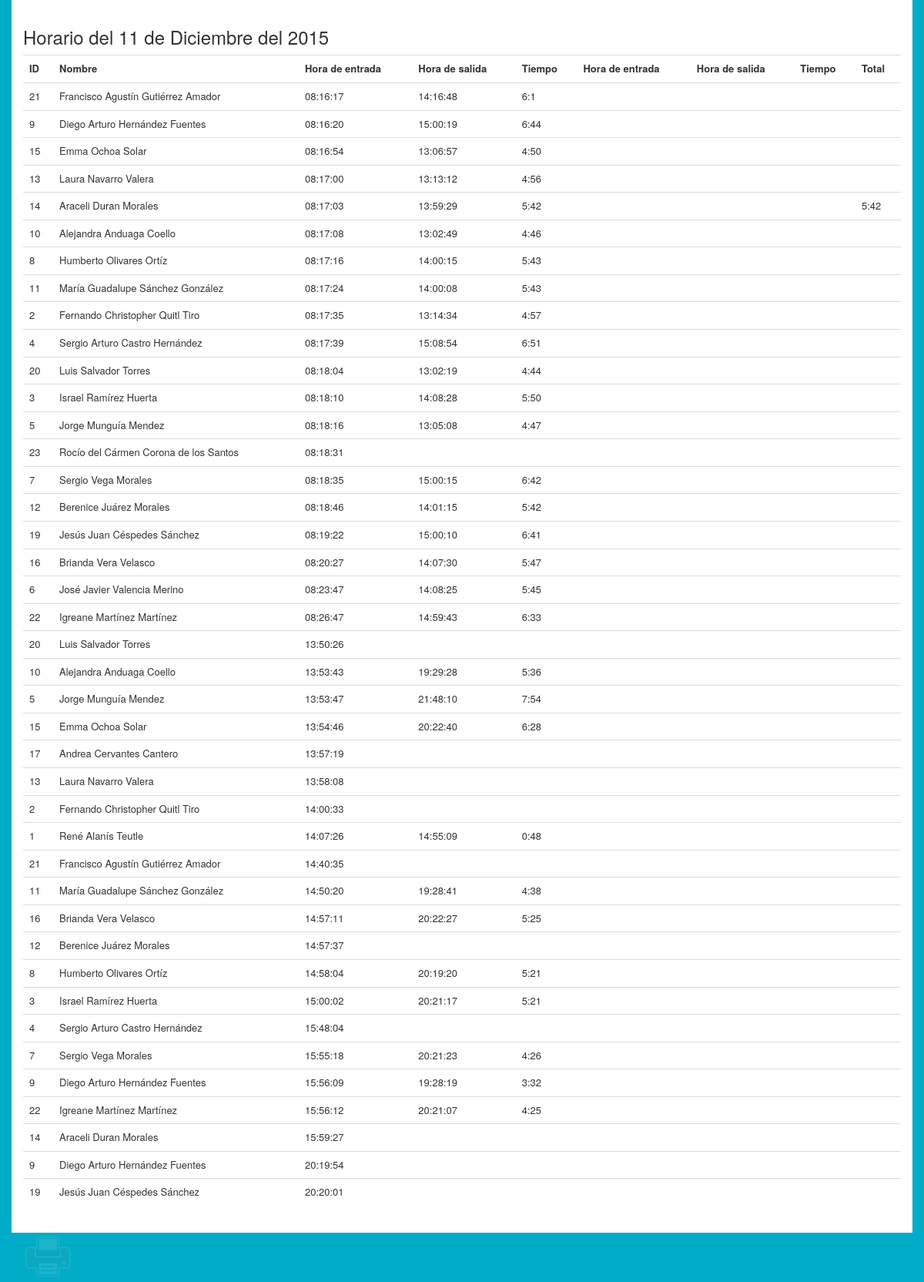
Before: /horario-diario.php?date=2015-12-11 with the older database file.
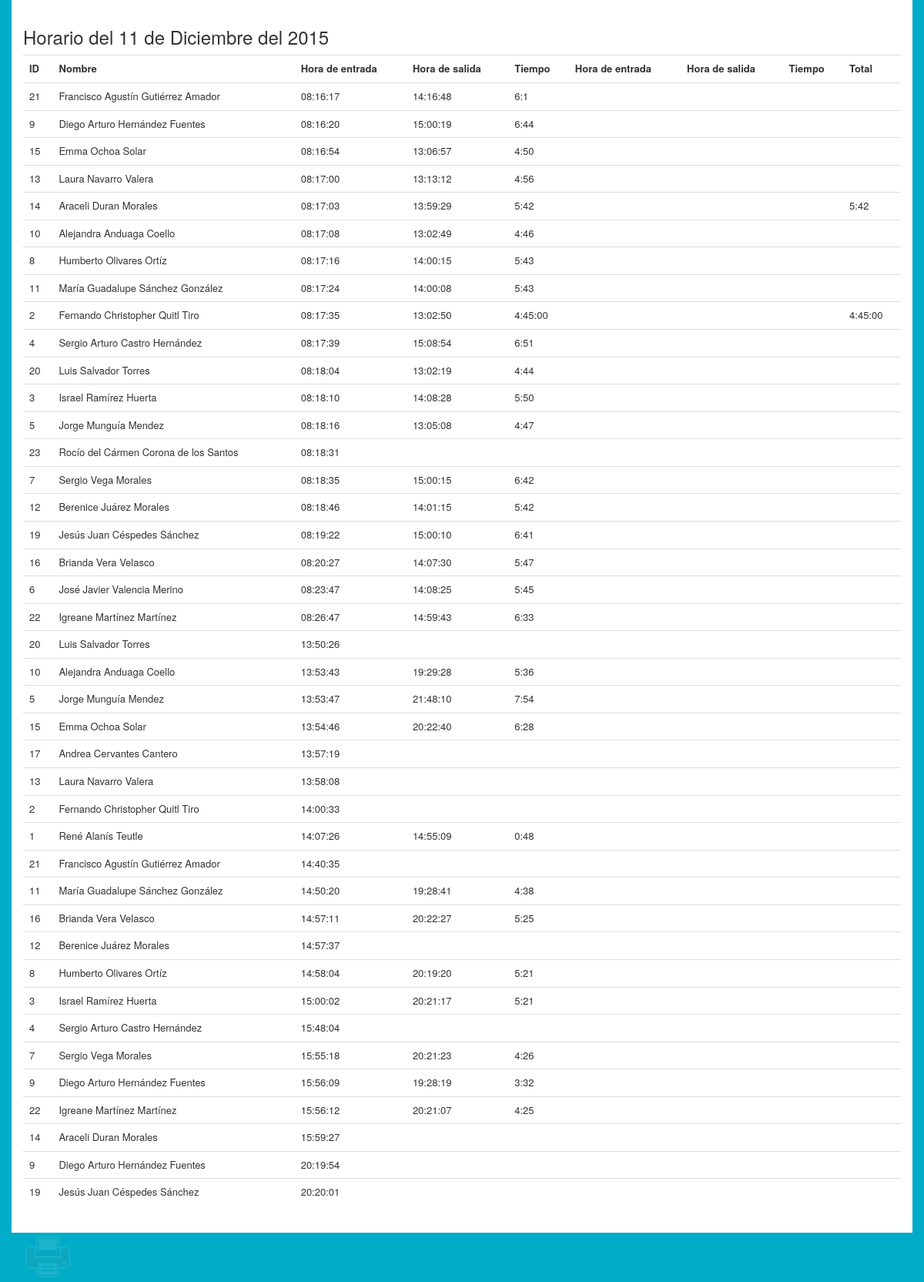
After: the same page with the newer database file.
### tables this page shows
CREATE TABLE IF NOT EXISTS `horario` (
  `idhorario` int(11) NOT NULL AUTO_INCREMENT,
  `dia_entrada` date DEFAULT NULL,
  `hora_entrada` time DEFAULT NULL,
  `dia_salida` date DEFAULT NULL,
  `hora_salida` time DEFAULT NULL,
  `tiempo` varchar(8) NOT NULL,
  `tiempo_decimal` float(5,2) NOT NULL,
  `despues_entrada` time DEFAULT NULL,
  `despues_salida` time DEFAULT NULL,
  `despues_tiempo` varchar(8) DEFAULT NULL,
  `despues_tiempo_decimal` float(5,2) DEFAULT NULL,
  `total` varchar(8) DEFAULT NULL,
  `total_decimal` float(5,2) DEFAULT NULL,
  `personal_idpersonal` int(11) NOT NULL,
  PRIMARY KEY (`idhorario`,`personal_idpersonal`),
  KEY `fk_horario_personal1_idx` (`personal_idpersonal`)
);

CREATE TABLE IF NOT EXISTS `personal` (
  `idpersonal` int(11) NOT NULL AUTO_INCREMENT,
  `nombre` varchar(45) DEFAULT NULL,
  `apellidos` varchar(45) DEFAULT NULL,
  `foto` varchar(100) DEFAULT NULL,
  `tolerancia` time NOT NULL,
  `privilegios_idprivilegios` int(11) NOT NULL,
  `usuario_idusuario` int(11) NOT NULL,
  PRIMARY KEY (`idpersonal`,`privilegios_idprivilegios`),
  KEY `fk_personal_privilegios1_idx` (`privilegios_idprivilegios`),
  KEY `fk_personal_usuario1_idx` (`usuario_idusuario`)
);

### horario-diario.php (the view, shortened to what this page needs)
<html>
<head>
<link rel="stylesheet" type="text/css" href="css/bootstrap.min.css">
<link rel="stylesheet" type="text/css" href="css/imprimir.css">
<link rel="stylesheet" type="text/css" href="css/main.css">
</head>
<body>
<?php
$fecha =  $_GET['date'];
$annio = substr($fecha, 0,4);
$mes = substr($fecha, 5,2);
$dia = substr($fecha, 8,2);
$meses = array('01' =>  'Enero',
			'02' =>  'Febrero',
			'03' =>  'Marzo',
			'04' =>  'Abril',
			'05' =>  'Mayo',
			'06' =>  'Junio',
			'07' =>  'Julio',
			'08' =>  'Agosto',
			'09' =>  'Septiembre',
			'10' =>  'Octubre',
			'11' =>  'Noviembre',
			'12' =>  'Diciembre',);
$nombre_mes = $meses[$mes];
	?>
	<div class="container">
		<div class="row horario">
			<h3>Horario del <?php echo $dia." de ".$nombre_mes. " del ".$annio; ?></h3>
			<div class="table-responsive">
				<table class="table">
					<tr>
						<th>ID</th>
						<th>Nombre</th>
						<th>Hora de entrada</th>
						<th>Hora de salida</th>
						<th>Tiempo</th>
						<th>Hora de entrada</th>
						<th>Hora de salida</th>
						<th>Tiempo</th>
						<th>Total</th>
					</tr>
					<?php
						include('conexion.php');
						$datos = "select idpersonal,nombre,apellidos,dia_entrada,hora_entrada,hora_salida,tiempo,despues_entrada,despues_salida,despues_tiempo,total from horario,personal where personal.idpersonal = horario.personal_idpersonal and dia_entrada = '$fecha' order by hora_entrada";
						$horario = mysql_query($datos, $conexion) or die(mysql_error());
						while ($rows = mysql_fetch_assoc($horario)) {
							echo "<tr>";
							$idpersonal = $rows['idpersonal'];
							echo "<td>".$idpersonal."</td>";
							$nombre = $rows['nombre']. " " .$apellido = $rows['apellidos'];
							echo "<td>".$nombre."</td>";
							$entrada = $rows['hora_entrada'];
							echo "<td>".$entrada."</td>";
							$salida = $rows['hora_salida'];
							echo "<td>".$salida."</td>";
							$tiempo = $rows['tiempo'];
							echo "<td>".$tiempo."</td>";
							$entrada = $rows['despues_entrada'];
							echo "<td>".$entrada."</td>";
							$salida = $rows['despues_salida'];
							echo "<td>".$salida."</td>";
							$tiempo = $rows['despues_tiempo'];
							echo "<td>".$tiempo."</td>";
							$total = $rows['total'];
							echo "<td>".$total."</td>";
							echo "</tr>";
						}
					?>
				</table>
			</div>
		</div>
		<button onclick='window.print()' type='button' id='btnImprimir'></button>
	</div>
</body>

Changed rows visible on the page:
changed horario (number 9 of 41 on the later page): hora_salida "13:14:34" → "13:02:50"; tiempo "4:57" → "4:45:00"; total (not shown) → "4:45:00"
